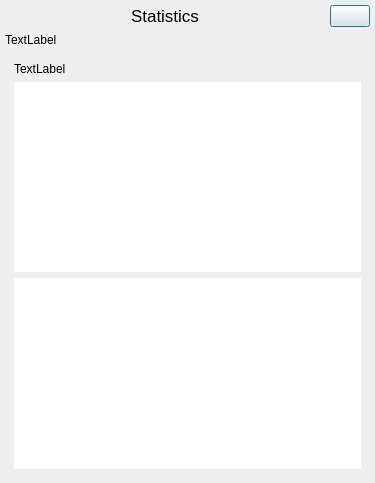
<?xml version="1.0" encoding="UTF-8"?>
<ui version="4.0">
 <class>statistics</class>
 <widget class="QDialog" name="statistics">
  <property name="geometry">
   <rect>
    <x>0</x>
    <y>0</y>
    <width>375</width>
    <height>483</height>
   </rect>
  </property>
  <property name="sizePolicy">
   <sizepolicy hsizetype="Expanding" vsizetype="Expanding">
    <horstretch>0</horstretch>
    <verstretch>0</verstretch>
   </sizepolicy>
  </property>
  <property name="windowTitle">
   <string>Dialog</string>
  </property>
  <layout class="QVBoxLayout" name="verticalLayout_2">
   <property name="leftMargin">
    <number>5</number>
   </property>
   <property name="topMargin">
    <number>5</number>
   </property>
   <property name="rightMargin">
    <number>5</number>
   </property>
   <property name="bottomMargin">
    <number>5</number>
   </property>
   <item>
    <layout class="QVBoxLayout" name="verticalLayout_3">
     <item>
      <layout class="QHBoxLayout" name="horizontalLayout">
       <item>
        <spacer name="horizontalSpacer_2">
         <property name="orientation">
          <enum>Qt::Horizontal</enum>
         </property>
         <property name="sizeHint" stdset="0">
          <size>
           <width>40</width>
           <height>20</height>
          </size>
         </property>
        </spacer>
       </item>
       <item>
        <widget class="QLabel" name="titleLabel">
         <property name="font">
          <font>
           <pointsize>13</pointsize>
          </font>
         </property>
         <property name="text">
          <string>Statistics</string>
         </property>
        </widget>
       </item>
       <item>
        <spacer name="horizontalSpacer">
         <property name="orientation">
          <enum>Qt::Horizontal</enum>
         </property>
         <property name="sizeHint" stdset="0">
          <size>
           <width>40</width>
           <height>20</height>
          </size>
         </property>
        </spacer>
       </item>
       <item>
        <widget class="QPushButton" name="exitButton">
         <property name="sizePolicy">
          <sizepolicy hsizetype="Fixed" vsizetype="Fixed">
           <horstretch>0</horstretch>
           <verstretch>0</verstretch>
          </sizepolicy>
         </property>
         <property name="text">
          <string/>
         </property>
         <property name="icon">
          <iconset resource="../../Resources/sanki.qrc">
           <normaloff>:/icons/close.png</normaloff>:/icons/close.png</iconset>
         </property>
         <property name="iconSize">
          <size>
           <width>45</width>
           <height>45</height>
          </size>
         </property>
        </widget>
       </item>
      </layout>
     </item>
     <item>
      <widget class="QLabel" name="sessionLabel">
       <property name="text">
        <string>TextLabel</string>
       </property>
      </widget>
     </item>
    </layout>
   </item>
   <item>
    <widget class="QScrollArea" name="scrollArea">
     <property name="frameShape">
      <enum>QFrame::NoFrame</enum>
     </property>
     <property name="lineWidth">
      <number>0</number>
     </property>
     <property name="verticalScrollBarPolicy">
      <enum>Qt::ScrollBarAsNeeded</enum>
     </property>
     <property name="sizeAdjustPolicy">
      <enum>QAbstractScrollArea::AdjustIgnored</enum>
     </property>
     <property name="widgetResizable">
      <bool>true</bool>
     </property>
     <widget class="QWidget" name="scrollAreaWidgetContents">
      <property name="geometry">
       <rect>
        <x>0</x>
        <y>0</y>
        <width>365</width>
        <height>390</height>
       </rect>
      </property>
      <property name="sizePolicy">
       <sizepolicy hsizetype="Expanding" vsizetype="Expanding">
        <horstretch>0</horstretch>
        <verstretch>0</verstretch>
       </sizepolicy>
      </property>
      <layout class="QVBoxLayout" name="verticalLayout_4">
       <item>
        <widget class="QLabel" name="textBrowser">
         <property name="text">
          <string>TextLabel</string>
         </property>
        </widget>
       </item>
       <item>
        <widget class="QChartView" name="cardUsedChart">
         <property name="frameShape">
          <enum>QFrame::NoFrame</enum>
         </property>
         <property name="frameShadow">
          <enum>QFrame::Plain</enum>
         </property>
         <property name="verticalScrollBarPolicy">
          <enum>Qt::ScrollBarAsNeeded</enum>
         </property>
         <property name="horizontalScrollBarPolicy">
          <enum>Qt::ScrollBarAsNeeded</enum>
         </property>
        </widget>
       </item>
       <item>
        <widget class="QChartView" name="cardBoxesChart">
         <property name="frameShape">
          <enum>QFrame::NoFrame</enum>
         </property>
        </widget>
       </item>
      </layout>
     </widget>
    </widget>
   </item>
  </layout>
 </widget>
 <customwidgets>
  <customwidget>
   <class>QChartView</class>
   <extends>QGraphicsView</extends>
   <header>QtCharts</header>
  </customwidget>
 </customwidgets>
 <resources>
  <include location="../../Resources/sanki.qrc"/>
 </resources>
 <connections/>
</ui>
